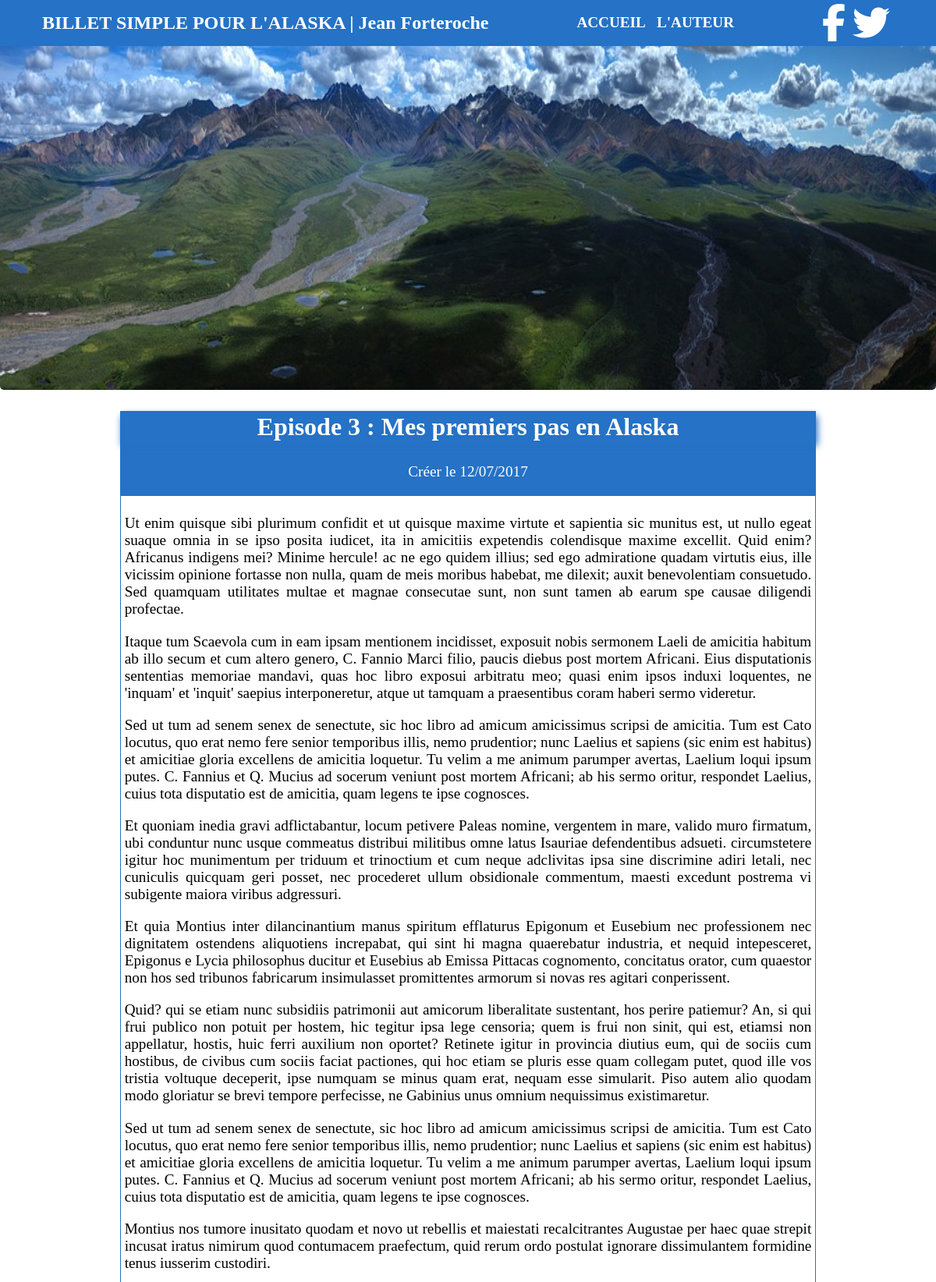
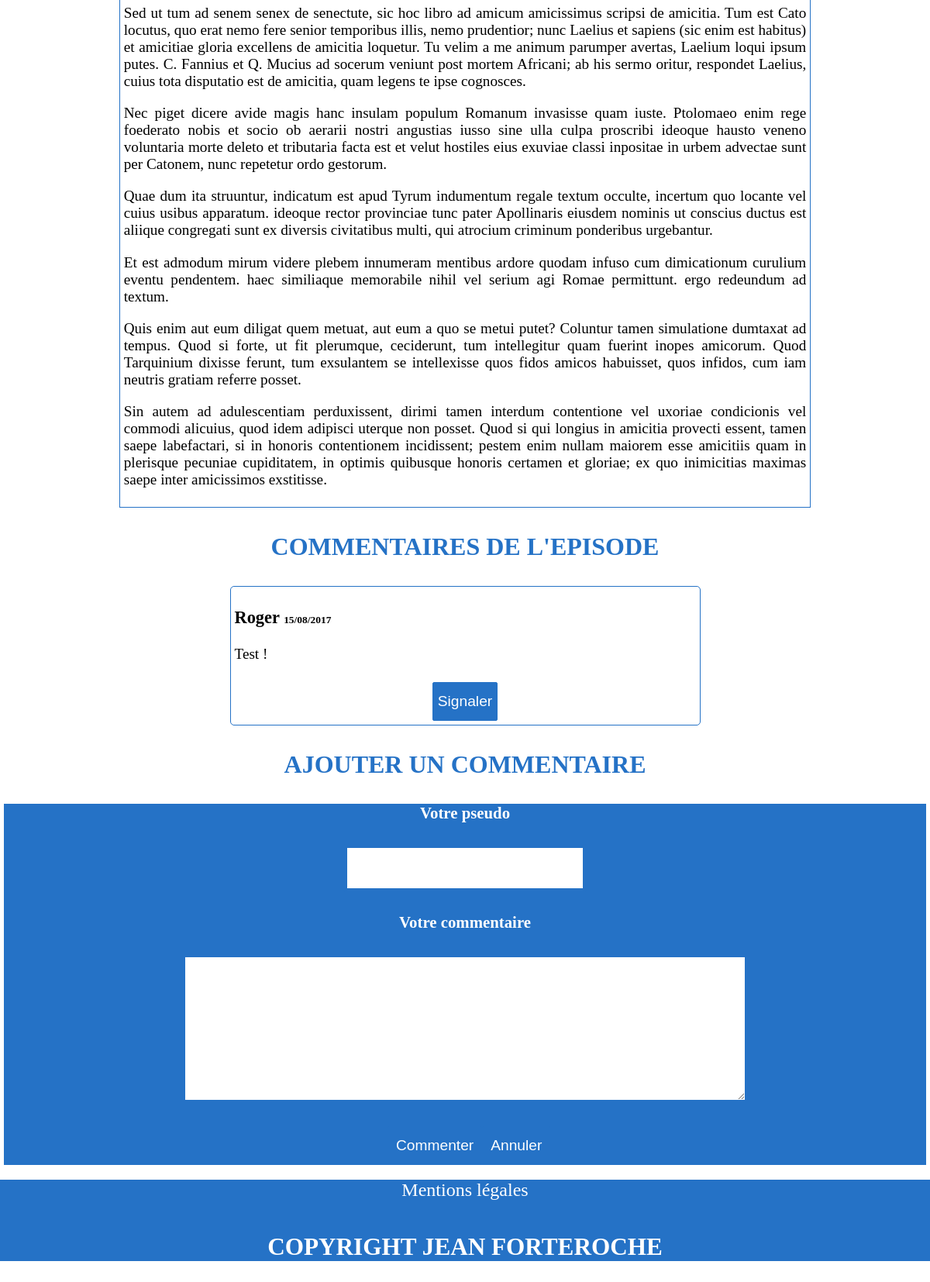
Screenshot of /index.php?action=episode&id=3 with the database file from the repository (2 pictures, top to bottom).
### tables this page shows
CREATE TABLE `episodes` (
  `id` int(11) NOT NULL,
  `title` varchar(100) NOT NULL,
  `content` text NOT NULL,
  `date_creation` date NOT NULL
);

CREATE TABLE `comments` (
  `id` int(11) NOT NULL,
  `author` varchar(70) NOT NULL,
  `content` text NOT NULL,
  `date_comment` date NOT NULL,
  `episode_id` int(11) NOT NULL
);

### Controller/ControllerFront.class.php (called while the page is built, shortened)
<?php
require_once 'DAO/EpisodeDAO.class.php';
require_once 'DAO/CommentDAO.class.php';
class ControllerFrontOffice
{
    private $episode;
    private $comment;
    public function __construct()
    {
        $this->episode = new EpisodeDAO;
        $this->comment = new CommentDAO;
    }
    public function episode($idEpisode)
    {
        $episode = $this->episode->getEpisode($idEpisode);
        $comments = $this->comment->getComments($idEpisode);
        $valueAuthor = null;
        require_once 'view/viewEpisode.php';
    }
}

### DAO/EpisodeDAO.class.php (called while the page is built, shortened)
<?php
if (file_exists('Framework/Model.class.php') AND file_exists('Model/Episode.class.php'))
{
    require_once 'Framework/Model.class.php';
    require_once 'Model/Episode.class.php';
}
else
{
    require_once '../Framework/Model.class.php';
    require_once '../Model/Episode.class.php';
}
class EpisodeDAO extends Model
{
    public function getEpisode($idEpisode)
    {
        $sql = 'SELECT id, title, content, DATE_FORMAT(date_creation, "%d/%m/%Y") AS date_creation FROM episodes WHERE id = ?';
        $row = $this->executeRequest($sql, array($idEpisode));
        if ($row->rowCount() === 1)
        {
            $episode = $row->fetch(PDO::FETCH_ASSOC);
            $episode = $this->buildEpisode($episode);
            return $episode;
        }
        else
        {
            throw new Exception("Aucun épisode ne correspond à l'identifiant " . $idEpisode);
        }
    }
    private function buildEpisode(array $row)
    {
        $episode = new Episode();
        $episode->setIdEpisode($row['id']);
        $episode->setTitleEpisode($row['title']);
        $episode->setContentEpisode($row['content']);
        $episode->setDateEpisode($row['date_creation']);
        return $episode;
    }
}

### Framework/Configuration.class.php (called while the page is built, shortened)
<?php
class Configuration
{
    private static $parameters;
    public static function get($name, $defaultValue = null)
    {
        if (isset(self::getParameters()[$name]))
        {
            $value = self::getParameters()[$name];
        }
        else
        {
            $value = $defaultValue;
        }
        return $value;
    }
    private static function getParameters()
    {
        if (self::$parameters == null)
        {
            $file = 'config/prod.ini';
            if (!file_exists($file))
            {
                $file = '../config/prod.ini';
            }
            if (!file_exists($file))
            {
                $file = 'config/dev.ini';
            }
            if (!file_exists($file))
            {
                throw new Exception('Aucun fichier de configuration trouvé');
            }
            else
            {
                self::$parameters = parse_ini_file($file);
            }
        }
        return self::$parameters;
    }
}

### Framework/Model.class.php (called while the page is built)
<?php
require_once 'Configuration.class.php';
abstract class Model
{
    private static $bdd;
    protected function executeRequest($sql, $params = null)
    {
        if ($params == null)
        {
            $results = self::getBdd()->query($sql);
        }
        else
        {
            $results = self::getBdd()->prepare($sql);
            $results->execute($params);
        }
        return $results;
    }
    private function getBdd()
    {
        if (self::$bdd == null)
        {
            $dsn = Configuration::get('dsn');
            $login = Configuration::get('login');
            $password = Configuration::get('password');
            self::$bdd = new PDO($dsn,$login,$password,array(PDO::ATTR_ERRMODE => PDO:: ERRMODE_EXCEPTION));
        }
        return self::$bdd;
    }
}

### Model/Episode.class.php (called while the page is built, shortened)
<?php
class Episode
{
    private $titleEpisode;
    private $contentEpisode;
    private $dateEpisode;
    public function setIdEpisode($id)
    {
        return $this;
    }
    public function getTitleEpisode()
    {
        return $this->titleEpisode;
    }
    public function setTitleEpisode($title)
    {
        $this->titleEpisode = $title;
        return $this;
    }
    public function getContentEpisode()
    {
        return $this->contentEpisode;
    }
    public function setContentEpisode($content)
    {
        $this->contentEpisode = $content;
        return $this;
    }
    public function getDateEpisode()
    {
        return $this->dateEpisode;
    }
    public function setDateEpisode($date)
    {
        $this->dateEpisode = $date;
        return $this;
    }
}

### DAO/CommentDAO.class.php (called while the page is built, shortened)
<?php
if (file_exists('Framework/Model.class.php') AND file_exists('Model/Comment.class.php'))
{
    require_once 'Framework/Model.class.php';
    require_once 'Model/Comment.class.php';
}
else
{
    require_once '../Framework/Model.class.php';
    require_once '../Model/Comment.class.php';
}
class CommentDAO extends Model
{
    public function getComments($idEpisode)
    {
        $sql = 'SELECT comments.id,comments.author,comments.content,DATE_FORMAT(comments.date_comment, "%d/%m/%Y") AS date_comment,comments.episode_id,episodes.title
        FROM comments
        INNER JOIN episodes
        ON comments.episode_id = episodes.id
        WHERE comments.episode_id = ?';
        $result = $this->executeRequest($sql,array($idEpisode));
        $comments = array();
        foreach ($result as $row)
        {
            $commentId = $row['id'];
            $comments[$commentId] = $this->buildComment($row);
        }
        return $comments;
    }
    private function buildComment(array $row)
    {
        $comment = new Comment;
        $comment->setIdComment($row['id']);
        $comment->setAuthorComment($row['author']);
        $comment->setContentComment($row['content']);
        $comment->setDateComment($row['date_comment']);
        $comment->setIdEpisode($row['episode_id']);
        if (array_key_exists('title',$row))
        {
            $comment->setTitleEpisode($row['title']);
        }
        return $comment;
    }
}

### Model/Comment.class.php (called while the page is built, shortened)
<?php
class Comment
{
    private $authorComment;
    private $contentComment;
    private $dateComment;
    public function setIdComment($id)
    {
        return $this;
    }
    public function getAuthorComment()
    {
        return $this->authorComment;
    }
    public function setAuthorComment($author)
    {
        $this->authorComment = $author;
        return $this;
    }
    public function getContentComment()
    {
        return $this->contentComment;
    }
    public function setContentComment($content)
    {
        $this->contentComment = $content;
        return $this;
    }
    public function getDateComment()
    {
        return $this->dateComment;
    }
    public function setDateComment($date)
    {
        $this->dateComment = $date;
        return $this;
    }
    public function setIdEpisode($episodeId)
    {
        return $this;
    }
    public function setTitleEpisode($title)
    {
        return $this;
    }
}

### View/viewEpisode.php (the view, shortened to what this page needs)
<div>
    <article>
        <h2><?= $episode->getTitleEpisode() ?></h2>
        <p class='episodeDate'>Créer le <?= $episode->getDateEpisode() ?></p>
        <div class='episodeContent'><?= $episode->getContentEpisode() ?></div>
    </article>
    <div id='blockComment'>
        <h3>COMMENTAIRES DE L'EPISODE</h3>
        <?php foreach ($comments as $comment): ?>
            <div class='comment'>
                <p class='commentAuthor'> <?= $comment->getAuthorComment() ?> <span> <?= $comment->getDateComment() ?></span></p>
                <p class='commentContent'> <?= $comment->getContentComment() ?></p>
                <form method='post' action='index.php?action=episode&id=<?= $_GET['id'] ?>#confirmSignal'>
                    <input type='submit' class='submit' value='Signaler' />
                </form>
            </div>
        <?php endforeach; ?>
</div>
<h3>AJOUTER UN COMMENTAIRE</h3>
<div id='formComment'>
    <form  method='post' action='index.php?action=episode&id=<?= $_GET['id'] ?>'>
        <label for='author'><h4>Votre pseudo</h4></label>
        <input type='text' id='formAuthorComment' name='author' value='<?= $valueAuthor ?>' required />
        <label for='comment'><h4>Votre commentaire</h4></label>
        <textarea id='formAuthorComment' name='comment' rows='10' cols='75' required><?= $valueComment ?>
        </textarea> <br />
        <div class='blockButtonForm'>
            <input class='submit'type='submit' value='Commenter' />
            <input class='submit'type='reset' value ='Annuler' />
        </div>
    </form>
</div>
</div>
<?php
require 'view/template.php';
?>

### css/general.css (style rules this page uses)
body { width: 100%; margin: auto; }
h2 { text-align: center; font-size: 2em; background-color: #2572C6; color: white; border: 2px #2572C6 solid; border-radius: 5px; box-shadow: 2px 5px 10px #2572C6; }
h3 { color: #2572C6; font-size: 2em; text-align: center; border-radius: 5px; }
h4 { font-size: 1.3em; color: white; }
section p { text-align: justify; font-size: 1.2em; }
input { margin: auto; height: 50px; width: 300px; text-align: center; border-radius: 2px; }
input,textarea { margin: auto; font-size: 1.2em; border: 1px #2572C6 solid; }
.blockButtonForm { width: 200px; margin: auto; display: flex; }
.submit { width: auto; font-size: 1.2em; background-color:#2572C6; cursor: pointer; display: block; margin-top: 25px; text-align: center; text-decoration: none; color: white; }
article { background-color: #2572C6; margin: auto; text-align: justify; width: 75%; }

### css/front.css (style rules this page uses)
.episodeContent { padding: 5px; border: 1px #2572C6 solid; color: black; background-color: white; text-align: left; }
.episodeDate { text-align: center; color: white; }
.comment { color: black; margin: auto; margin-top: 5px; margin-bottom: 5px; padding: 5px; width: 50%; border: 1px #2572C6 solid; border-radius: 5px; }
.comment span { font-size: 0.6em; }
.commentAuthor { font-size: 1.4em; font-weight: bold; }
.commentContent { background-color: white; color : black; }
#formComment { background-color: #2572C6; text-align: center; }
#formComment input,textarea { border: 5px #2572C6 solid; }
form { margin: auto; }

### rows the page displays
episodes: title "Episode 3 : Mes premiers pas en Alaska", content "Ut enim quisque sibi plurimum confidit et ut quisque maxime virtute et sapientia sic munitus est, ut nullo egeat suaque omnia in se ipso posita iudicet, ita in amicitiis expetendis colendisque maxime excellit. Quid enim? Africanus indigens mei? Minime hercule! ac ne ego quidem illius; sed ego admiratione quadam virtutis eius, ille vicissim opinione fortasse non nulla, quam de meis moribus habebat, me dilexit; auxit benevolentiam consuetudo. Sed quamquam utilitates multae et magnae consecutae sunt, non sunt tamen ab earum spe causae diligendi profectae. Itaque tum Scaevola cum in eam ipsam mentionem incidisset, exposuit nobis sermonem Laeli de amicitia habitum ab illo secum et cum altero…"
comments: author "Roger", DateComment "15/08/2017", content "Test !"

### other values shown
$episode->getDateEpisode() "12/07/2017"
